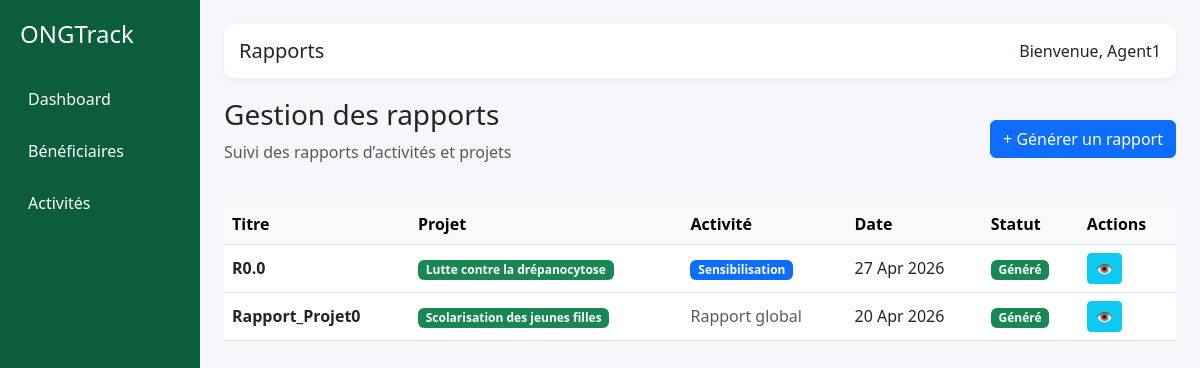
/projects/rapports/ (signed in), run on the app's committed database.
### projects/models.py (models this page shows, shortened)
class Report(models.Model):
    title = models.CharField(max_length=255)
    project = models.ForeignKey(Project, on_delete=models.CASCADE)
    activity = models.ForeignKey(
        Activity,
        on_delete=models.CASCADE,
        null=True,
        blank=True
    )
    start_date = models.DateField()
    end_date = models.DateField()
    content = models.TextField()
    created_at = models.DateTimeField(auto_now_add=True)
    STATUS_CHOICES = [
        ('generated', 'Généré'),
        ('draft', 'Brouillon'),
    ]
    status = models.CharField(
        max_length=20,
        choices=STATUS_CHOICES,
        default='draft'
    )
    status = models.CharField(max_length=20, choices=STATUS_CHOICES, default='generated')

class Project(models.Model):
    STATUS_CHOICES = [
        ('actif', 'Actif'),
        ('en_cours', 'En cours'),
        ('termine', 'Terminé'),
    ]
    CATEGORY_CHOICES = [
        ('education', 'Éducation'),
        ('sante', 'Santé'),
        ('eau', 'Eau & Assainissement'),
        ('nutrition', 'Nutrition'),
    ]
    name = models.CharField(max_length=200)
    description = models.TextField(default="Description du projet")
    region = models.CharField(max_length=100, default="Lomé")
    category = models.CharField(max_length=50, choices=CATEGORY_CHOICES, default='education')
    start_date = models.DateField(default="2024-01-01")
    end_date = models.DateField(default="2024-12-31")
    budget = models.FloatField(default=0)
    progress = models.IntegerField(default=0)
    status = models.CharField(max_length=20, choices=STATUS_CHOICES, default='en_cours')
    assigned_agents = models.ManyToManyField(User, blank=True, related_name='assigned_projects')
    created_at = models.DateTimeField(auto_now_add=True)
    updated_at = models.DateTimeField(auto_now=True)

class Activity(models.Model):
    TYPE_CHOICES = [
        ('distribution', 'Distribution'),
        ('formation', 'Formation'),
        ('sensibilisation', 'Sensibilisation'),
        ('visite', 'Visite terrain'),
    ]
    STATUS_CHOICES = [
        ('en_attente', 'En attente'),
        ('valide', 'Validé'),
        ('rejete', 'Rejeté'),
    ]
    project = models.ForeignKey(Project, on_delete=models.CASCADE, related_name='activities')
    agent = models.ForeignKey(User, on_delete=models.CASCADE)
    type = models.CharField(max_length=50, choices=TYPE_CHOICES)
    description = models.TextField()
    result = models.TextField(blank=True, null=True)
    status = models.CharField(
        max_length=20,
        choices=STATUS_CHOICES,
        default='en_attente'
    )
    date = models.DateField(auto_now_add=True)
    created_at = models.DateTimeField(auto_now_add=True)

### projects/views.py (the view)
# urls.py: path('rapports/', report_list, name='report_list'),
@login_required
def report_list(request):
    reports = Report.objects.all().order_by('-created_at')
    return render(request, 'reports/report_list.html', {'reports': reports})

### templates/reports/report_list.html
{% extends 'base.html' %}
{% block title %}Rapports{% endblock %}
{% block content %}
<div class="d-flex justify-content-between align-items-center mb-4">
    <div>
        <h3>Gestion des rapports</h3>
        <p class="text-muted">Suivi des rapports d’activités et projets</p>
    </div>
    <a href="{% url 'create_report' %}" class="btn btn-primary">
        + Générer un rapport
    </a>
</div>
<table class="table table-hover bg-white align-middle">
    <thead class="table-light">
        <tr>
            <th>Titre</th>
            <th>Projet</th>
            <th>Activité</th>
            <th>Date</th>
            <th>Statut</th>
            <th>Actions</th>
        </tr>
    </thead>
    <tbody>
        {% for r in reports %}
        <tr>
            <td>
                <strong>{{ r.title }}</strong>
            </td>
            <td>
                <span class="badge bg-success">
                    {{ r.project.name }}
                </span>
            </td>
            <td>
                {% if r.activity %}
                    <span class="badge bg-primary">
                        {{ r.activity.get_type_display }}
                    </span>
                {% else %}
                    <span class="text-muted">Rapport global</span>
                {% endif %}
            </td>
            <td>{{ r.created_at|date:"d M Y" }}</td>
            <td>
                {% if r.status == "generated" %}
                    <span class="badge bg-success">Généré</span>
                {% else %}
                    <span class="badge bg-secondary">Brouillon</span>
                {% endif %}
            </td>
            <td>
                <a href="{% url 'report_detail' r.id %}"
                   class="btn btn-sm btn-info" title="Voir le rapport">
                   👁️
                </a>
            </td>
        </tr>
        {% empty %}
        <tr>
            <td colspan="6" class="text-center">
                Aucun rapport disponible
            </td>
        </tr>
        {% endfor %}
    </tbody>
</table>
{% endblock %}

### templates/base.html (shortened to what this page needs)
{% load static %}
<!DOCTYPE html>
<html>
<head>
    <link href="https://cdn.jsdelivr.net/npm/bootstrap@5.3.0/dist/css/bootstrap.min.css" rel="stylesheet">
</head>
<body>
<div class="container-fluid">
    <div class="row">
        <div class="col-md-2 sidebar">
            <h4>ONGTrack</h4>
            <a href="{% url 'redirect_dashboard' %}">Dashboard</a>
            <a href="{% url 'beneficiary_list' %}">Bénéficiaires</a>
            <a href="{% url 'activity_list' %}">Activités</a>
        </div>
        <div class="col-md-10 p-4">
            <div class="header d-flex justify-content-between align-items-center">
                <h5 class="mb-0">{% block title %}{% endblock %}</h5>
                <span>Bienvenue, {{ user.username }}</span>
            </div>
            {% block content %}
            {% endblock %}
        </div>
    </div>
</div>
</body>
</html>

### templates/base.html (style rules this page uses)
body { background-color: #f5f7fa; font-family: 'Segoe UI', sans-serif; }
.sidebar { height: 100vh; background-color: #0b5d3b; color: white; padding: 20px; }
.sidebar h4 { margin-bottom: 30px; }
.sidebar a { color: white; display: block; margin: 12px 0; padding: 8px; border-radius: 6px; text-decoration: none; transition: 0.2s; }
.header { background: white; padding: 15px; border-radius: 10px; margin-bottom: 20px; box-shadow: 0px 2px 5px rgba(0,0,0,0.05); }

### data on the page
Report: title "R0.0", project.name "Lutte contre la drépanocytose", activity.type "Sensibilisation", created_at "27 Apr 2026", status "Généré"
Report: title "Rapport_Projet0", project.name "Scolarisation des jeunes filles", shows "Rapport global", created_at "20 Apr 2026", status "Généré"

### other printed values
{{ user.username }} "Agent1"
